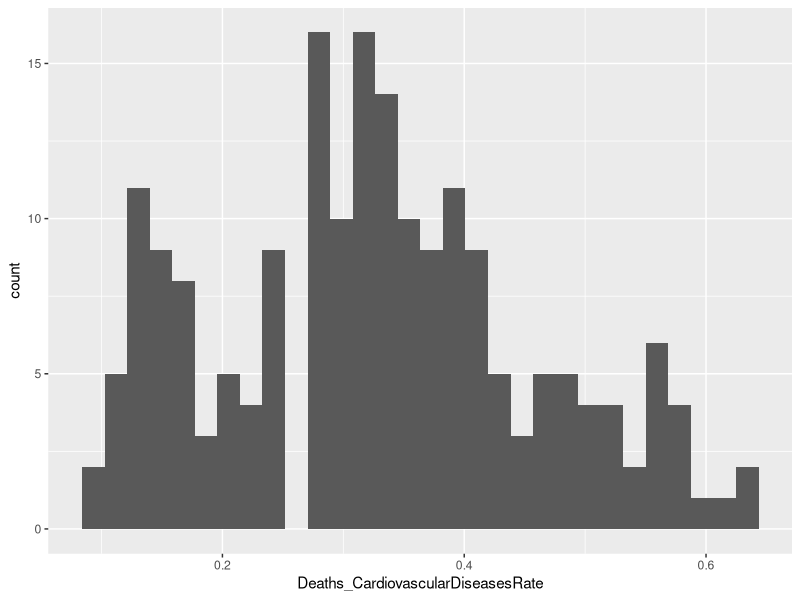
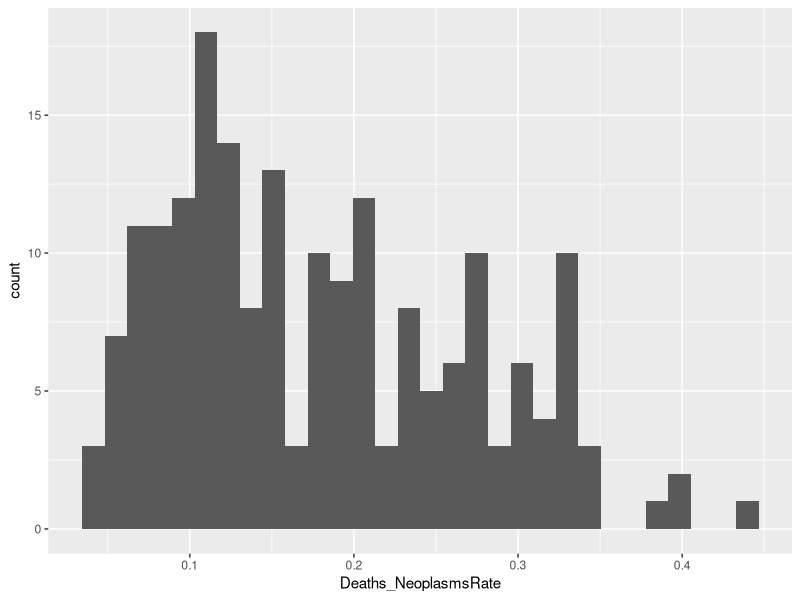

Write R code to recreate these figures, in order.
## ---- chunk 1
knitr::opts_chunk$set(echo = TRUE, warning=FALSE, message=FALSE)
library(tidyverse)
library(knitr)
## ---- chunk 2
# Import the data
bootstrapping_data_cleaned = read.csv('bootstrapping_data_cleaned.csv', 
                                      stringsAsFactors = TRUE)
## ---- chunk 3
# Display a sample of the data
head(bootstrapping_data_cleaned)
## ---- chunk 4
Name <- c('Entity', 
          'Population', 
          'Code', 
          'Year', 
          'Deaths_Meningitis', 
          'Deaths_Neoplasms',
          'Deaths_FireHeatHotSubstances', 
          'Deaths_Malaria', 
          'Deaths_Drowning', 
          'Deaths_InterpersonalViolence', 
          'Deaths_HIVAIDS', 
          'Deaths_DrugUseDisorders',
          'Deaths_Tuberculosis', 
          'Deaths_RoadInjuries', 
          'Deaths_MaternalDisorders', 
          'Deaths_LowerRespiratoryInfections',
          'Deaths_NeonatalDisorders',
          'Deaths_AlcoholUseDisorders',
          'Deaths_ExposureToForcesOfNature',
          'Deaths_DiarrhealDiseases',
          'Deaths_EnvironmentalHeatAndColdExposure',
          'Deaths_NutritionalDeficiencies',
          'Deaths_Selfharm',
          'Deaths_ConflictAndTerrorism',
          'Deaths_DiabetesMellitus',
          'Deaths_Poisonings',
          'Deaths_ProteinEnergyMalnutrition',
          'Deaths_CardiovascularDiseases',
          'Deaths_ChronicKidneyDisease',
          'Deaths_ChronicRespiratoryDiseases',
          'Deaths_CirrhosisOtherChronicLiverDiseases',
          'Deaths_DigestiveDiseases',
          'Deaths_AcuteHepatitis',
          'Deaths_AlzheimersDiseaseOtherDementias',
          'Deaths_ParkinsonsDisease')
Description <- c('Name of Country',                    
                 'Population of Country at Specific Year',                    
                 'Three Letter Country Code',                    
                 'Year for Causes of Deaths',              
                 'Number of Deaths Caused by Meningitis',                
                 'Number of Deaths Caused by Neoplasms',         
                 'Number of Deaths Caused by Fire, Heat, or Hot Substances',                
                 'Number of Deaths Caused by Malaria',      
                 'Number of Deaths Caused by Drowning',                
                 'Number of Deaths Caused by Interpersonal Violence',      
                 'Number of Deaths Caused by HIV/AIDS',                
                 'Number of Deaths Caused by Drug Use Disorders',      
                 'Number of Deaths Caused by Tuberculosis',                
                 'Number of Deaths Caused by Road Injuries',      
                 'Number of Deaths Caused by Maternal Disorders',                
                 'Number of Deaths Caused by Lower Respiratory Infections',      
                 'Number of Deaths Caused by Neonatal Disorders',                
                 'Number of Deaths Caused by Alcohol Use Disorders',      
                 'Number of Deaths Caused by Exposure to Forces of Nature',                
                 'Number of Deaths Caused by Diarrheal Diseases',      
                 'Number of Deaths Caused by Environmental Heat and Cold Exposure',                
                 'Number of Deaths Caused by Nutritional Deficiencies',      
                 'Number of Deaths Caused by Self-Harm',                
                 'Number of Deaths Caused by Conflict and Terrorism',      
                 'Number of Deaths Caused by Diabetes Mellitus',                
                 'Number of Deaths Caused by Poisoning',      
                 'Number of Deaths Caused by Protein Energy Malnutrition',                
                 'Number of Deaths Caused by Cardiovascular Diseases',      
                 'Number of Deaths Caused by Chronic Kidney Disease',                
                 'Number of Deaths Caused by Chronic Respiratory Diseases',      
                 'Number of Deaths Caused by Cirrhosis or Other Chronic Liver Diseases',                
                 'Number of Deaths Caused by Digestive Diseases',      
                 'Number of Deaths Caused by Acute Hepatitis',                
                 'Number of Deaths Caused by Alzheimers Disease or Other Dementias',      
                 'Number of Deaths Caused by Parkinsons Disease')                        
Type <- c('Nominal',  
          'Discrete',   
          'Nominal',
          'Nominal',   
          'Discrete',  
          'Discrete',
          'Discrete',
          'Discrete',
          'Discrete',
          'Discrete',
          'Discrete',
          'Discrete',
          'Discrete',
          'Discrete',
          'Discrete',
          'Discrete',
          'Discrete',
          'Discrete',
          'Discrete',
          'Discrete',
          'Discrete',
          'Discrete',
          'Discrete',
          'Discrete',
          'Discrete',
          'Discrete',
          'Discrete',
          'Discrete',
          'Discrete',
          'Discrete',
          'Discrete',
          'Discrete',
          'Discrete',
          'Discrete',
          'Discrete')
variable_data <- data.frame(Name, Description, Type)
kable(variable_data)
## ---- chunk 5
# Create the total number of reported deaths column
bootstrapping_data_cleaned$Number_Of_Deaths <- rowSums(bootstrapping_data_cleaned[,(5:35)])

# Filter down the data to just include 2019 and just the columns we want
boot_data = bootstrapping_data_cleaned[bootstrapping_data_cleaned$Year == '2019', 
                                       c('Entity', 'Population', 
                                         'Number_Of_Deaths', 'Deaths_Neoplasms',
                                         'Deaths_CardiovascularDiseases')]

# Create the rates columns
boot_data$Deaths_CardiovascularDiseasesRate <- boot_data$Deaths_CardiovascularDiseases / boot_data$Number_Of_Deaths
boot_data$Deaths_NeoplasmsRate <- boot_data$Deaths_Neoplasms / boot_data$Number_Of_Deaths
boot_data$Deaths_CardiovascularDiseasesPopulationRate <- boot_data$Deaths_CardiovascularDiseases / boot_data$Population
boot_data$Deaths_NeoplasmsPopulationRate <- boot_data$Deaths_Neoplasms / boot_data$Population
## ---- chunk 6
# Find cardiovascular disease rate statistics
boot_means <- boot_data %>% summarize(mean_cardiovasculardiseasesrate = mean(Deaths_CardiovascularDiseasesRate),
                                      mean_neoplasmsrate = mean(Deaths_NeoplasmsRate),
                                      sd_cardiovasculardiseasesrate = sd(Deaths_CardiovascularDiseasesRate),
                                      sd_neoplasmsrate = sd(Deaths_NeoplasmsRate))

## ---- chunk 7
# Display a histogram of the cardiovascular diseases rate
ggplot(boot_data, aes(x = Deaths_CardiovascularDiseasesRate)) +
geom_histogram()
## ---- chunk 8
# Display a histogram of the neoplasms rate
ggplot(boot_data, aes(x = Deaths_NeoplasmsRate)) +
geom_histogram()
